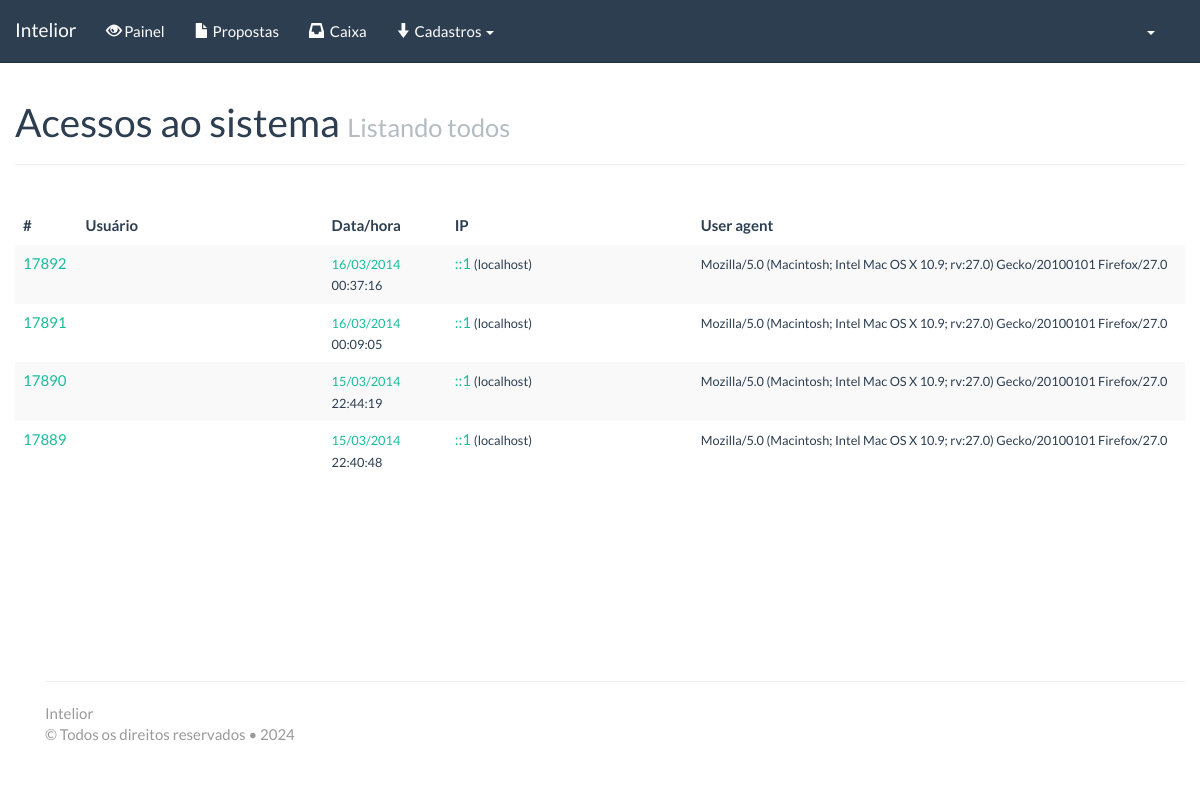
The page /?pagina=acesso/acessos (signed in) on the database its author committed.
### tables this page shows
CREATE TABLE `acessos` (
  `id_acesso` int(11) unsigned NOT NULL AUTO_INCREMENT,
  `id_usuario` int(11) DEFAULT NULL,
  `perfil` tinyint(3) DEFAULT NULL,
  `data` date DEFAULT NULL,
  `hora` time DEFAULT NULL,
  `ip` varchar(63) DEFAULT NULL,
  `ip_reverso` varchar(255) DEFAULT NULL,
  `user_agent` varchar(255) DEFAULT NULL,
  `referer` varchar(255) DEFAULT NULL,
  `id_setor` int(11) DEFAULT NULL,
  `session_id` varchar(255) DEFAULT NULL,
  PRIMARY KEY (`id_acesso`)
);

### includes/funcoes.php (called while the page is built, shortened)
<?php
function pode_um($area, $permissao) {
	$contem= strpos($permissao, $area);
	if ($contem!==false) $retorno= true;
	else $retorno= false;
	return($retorno);
}
function pode($areas, $permissao) {
	$tamanho= strlen($areas);
	$retorno= false;
	for ($i=0; $i<$tamanho; $i++) {
		if (pode_um($areas[$i], $permissao)) {
			$retorno=true;
			break;
		}
	}
	return($retorno);
}
function desformata_data($var) {
	if (($var!="") && ($var!="0000-00-00")) {
		$var= explode("-", $var, 3);
		$var= $var[2] .'/'. $var[1] .'/'. $var[0];
		return($var);
	}
}
?>

### _acesso/__acessos.php (the view, shortened to what this page needs)
<?
if (pode("1", $_SESSION["perfil"])) {
	$sql= "select * from acessos order by id_acesso desc";
	$num= 100;
	if (!isset($_GET[num_pagina])) $num_pagina= 1;
	else $num_pagina= $_GET[num_pagina];
	$num_pagina--;
	$inicio= $num_pagina*$num;
	$result= mysql_query($sql ." limit $inicio, $num") or die(mysql_error());
?>
	<div class="span12">
		<div class="page-header">
			<h1>Acessos ao sistema <small>Listando todos</small></h1>
		</div>
		<br />
		<table cellspacing="0" width="100%" class="table table-striped table-hover">
			<thead>
		        <tr>
		            <th width="5%">#</th>
		            <th width="20%" align="left">Usuário</th>
		            <th width="10%" align="left">Data/hora</th>
		            <th width="20%">IP</th>
		            <th width="40%">User agent</th>
		        </tr>
		    </thead>
		    <tbody>
			<?
			$i= 0;
			while ($rs= mysql_fetch_object($result)) {
			?>
			<tr>
				<td><a href="./?pagina=acesso/log&amp;id_acesso=<?= $rs->id_acesso; ?>"><?= $rs->id_acesso; ?></a></td>
				<td><a href="./?pagina=acesso/log&amp;id_usuario=<?= $rs->id_usuario; ?>"><?= pega_nome_usuario($rs->id_usuario); ?></a>
				</td>
				<td><small><a href="./?pagina=acesso/log&amp;data=<?= $rs->data; ?>"><?= desformata_data($rs->data) .'</a><br /> '. $rs->hora; ?></small></td>
				<td>
				<?
		        if ($rs->ip!="") {
					echo '<a href="./?pagina=acesso/log&amp;ip='. $rs->ip .'">'. $rs->ip .'</a>';
					if ($rs->ip!=$rs->ip_reverso)
						echo " <small>(". $rs->ip_reverso .")</small>";
				}
				else
					echo "anônimo";
				?>
		        </td>
		        <td><small><?= $rs->user_agent; ?></small></td>
			</tr>
			<? $i++; } ?>
			</tbody>
		</table>
		<br />
<br /><br /><br /><br /><br />
<? } ?>

### style.css (style rules this page uses)
html, body { height: 100%; width: 100%; position: relative; }
* { outline: 0 !important; }
body { padding-top: 80px; }
table { width: 100% !important; }
table a, .table a { text-decoration: none !important; }
.page-header { margin-top: 20px; }

### style_print.css (style rules this page uses)
a, a:before, a:after { content: "" important; }
table { width: 100% !important; }
table td, table th { border: 1px solid #333; padding: 5px; font-size: 13px; }
table th { background-color: #efefef; }
body { font-weight: 200; line-height: 20.5px; font-size: 14.5px; letter-spacing: 0; }
h1, h2, h3, h4, h5, h6, .h1, .h2, .h3, .h4, .h5, .h6 { line-height: 1.3; }

### rows shown on the page
acessos: id_acesso "17892", data "16/03/2014", hora "00:37:16", ip "::1", ip_reverso "localhost", user_agent "Mozilla/5.0 (Macintosh; Intel Mac OS X 10.9; rv:27.0) Gecko/20100101 Firefox/27.0"
acessos: id_acesso "17891", data "16/03/2014", hora "00:09:05", ip "::1", ip_reverso "localhost", user_agent "Mozilla/5.0 (Macintosh; Intel Mac OS X 10.9; rv:27.0) Gecko/20100101 Firefox/27.0"
acessos: id_acesso "17890", data "15/03/2014", hora "22:44:19", ip "::1", ip_reverso "localhost", user_agent "Mozilla/5.0 (Macintosh; Intel Mac OS X 10.9; rv:27.0) Gecko/20100101 Firefox/27.0"
acessos: id_acesso "17889", data "15/03/2014", hora "22:40:48", ip "::1", ip_reverso "localhost", user_agent "Mozilla/5.0 (Macintosh; Intel Mac OS X 10.9; rv:27.0) Gecko/20100101 Firefox/27.0"

### other values the page prints
SISTEMA_NOME "Intelior"
$txt_adm "Cadastros"
SISTEMA_NOME_COMPLETO "Intelior"
